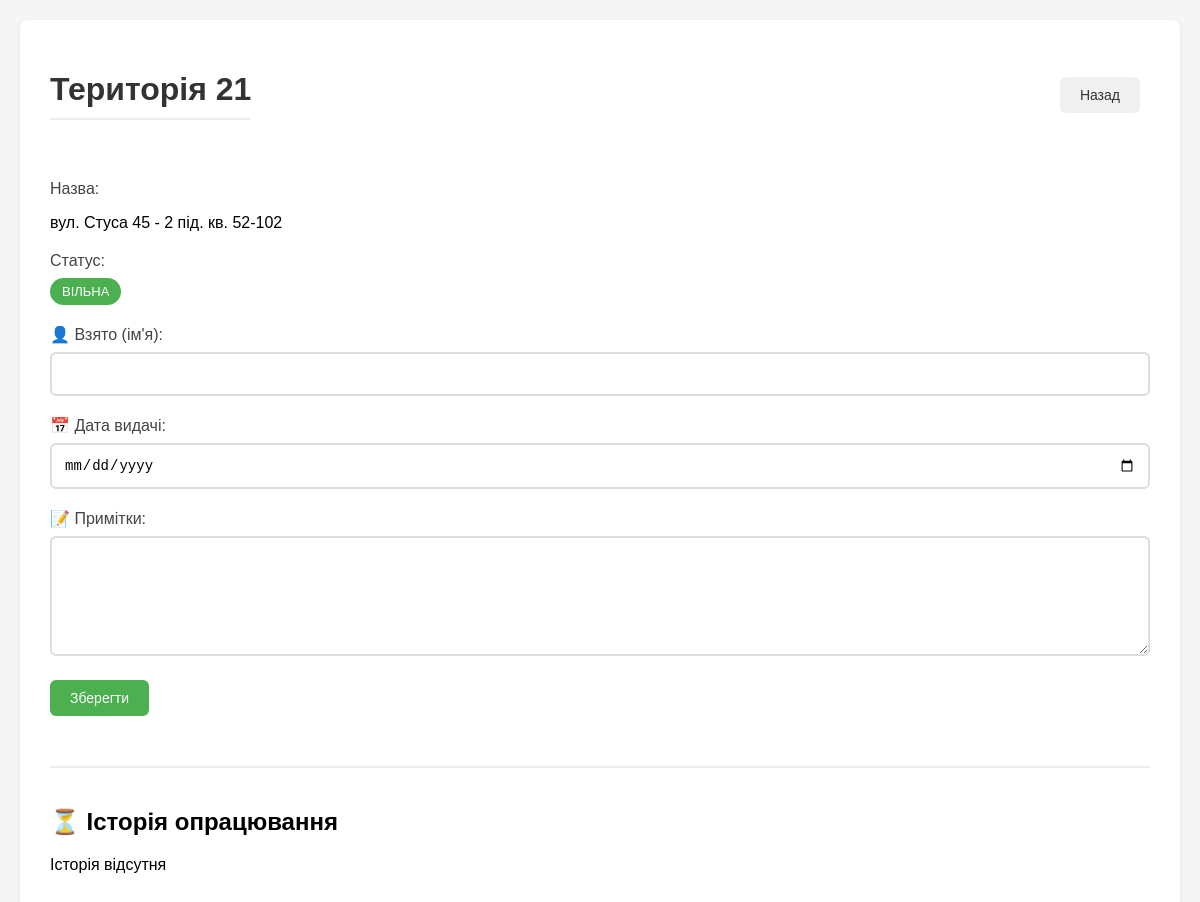
The app's page /update/21 (signed in) with its own data.
### tables this page shows
CREATE TABLE "territories" (
                id INTEGER PRIMARY KEY,
                name TEXT,
                custom_name TEXT,
                status TEXT,
                taken_by TEXT,
                date_taken TEXT,
                date_due TEXT,
                notes TEXT
            );

### app.py (the view, shortened to what this page needs)
@app.route('/update/<territory_id>', methods=['GET', 'POST'])
def update_territory(territory_id):
    if not session.get('logged_in'):
        return redirect(url_for('login'))
    if request.method == 'POST' and session.get('role') != 'admin':
        return "Немає прав для редагування", 403
    try:
        territory_id = int(territory_id)
    except ValueError:
        return "Неправильний формат номера території", 400
    try:
        territory = db.get_territory(territory_id)
        if not territory:
            return "Територію не знайдено", 404
        history = db.get_territory_history(territory_id)
        now = datetime.now()
        return render_template('update.html',
                            territory=territory,
                            history=history,
                            now=now,
                            is_admin=(session.get('role') == 'admin'))
    except Exception as e:
        logger.error(f"Помилка при отриманні даних території {territory_id}: {str(e)}")
        return f"Помилка при отриманні даних території: {str(e)}", 500

### templates/update.html (shortened to what this page needs)
<!DOCTYPE html>
<html lang="uk">
<head>
    <link rel="stylesheet" href="{{ url_for('static', filename='css/style.css') }}">
</head>
<body>
    <div class="container">
        <div class="header-actions">
            <h1>Територія {{ territory['id'] }}</h1>
            <a href="{{ url_for('index') }}" class="btn btn-secondary">Назад</a>
        </div>
        <div class="territory-info-section">
            <div class="form-group">
                <label>Назва:</label>
                <p class="info-text">{{ territory['name'] }}</p>
            </div>
            <div class="form-group">
                <label>Статус:</label>
                <span class="status-label {% if territory['status'] == 'Вільна' %}status-free{% else %}status-taken{% endif %}">
                    {{ territory['status'] }}
                </span>
            </div>
            {% if is_admin %}
            <form method="POST" class="edit-form">
                <div class="form-group">
                    <label for="taken_by">👤 Взято (ім'я):</label>
                    <input type="text" id="taken_by" name="taken_by" value="{{ territory['taken_by'] }}" class="form-control">
                </div>
                <div class="form-group">
                    <label for="date_taken">📅 Дата видачі:</label>
                    <input type="date" id="date_taken" name="date_taken"
                           value="{{ territory['date_taken'].split('.')[2] }}-{{ territory['date_taken'].split('.')[1] }}-{{ territory['date_taken'].split('.')[0] if territory['date_taken'] else '' }}"
                           class="form-control">
                </div>
                <div class="form-group">
                    <label for="notes">📝 Примітки:</label>
                    <textarea id="notes" name="notes" class="form-control">{{ territory['notes'] }}</textarea>
                </div>
                <button type="submit" class="btn btn-primary">Зберегти</button>
            </form>
            {% endif %}
        </div>
        <div class="history-section">
            <div class="history-header">
                <h2>⏳ Історія опрацювання</h2>
            </div>
            {% if history %}
                {% for record in history %}
                <div class="history-item">
                    <p><strong>👤 Взято:</strong> {{ record['taken_by'] }}</p>
                    <p><strong>📅 Дата видачі:</strong> {{ record['date_taken'] }}</p>
                    <p><strong>✅ Фактична дата здачі:</strong> {{ record['date_returned'] }}</p>
                </div>
                {% endfor %}
            {% else %}
                <p class="no-history">Історія відсутня</p>
            {% endif %}
        </div>
    </div>
</body>
</html>

### static/css/style.css (style rules this page uses)
body { font-family: Arial, sans-serif; margin: 0; padding: 20px; background-color: #f5f5f5; }
.container { max-width: 1200px; margin: 0 auto; background: white; padding: 30px; border-radius: 8px; box-shadow: 0 2px 4px rgba(0,0,0,0.1); }
h1 { color: #333; margin-bottom: 30px; padding-bottom: 10px; border-bottom: 2px solid #eee; }
label, h2 { display: flex !important; align-items: center; gap: 8px; }
.btn { display: inline-block; padding: 10px 20px; border: none; border-radius: 6px; cursor: pointer; text-decoration: none; font-size: 14px; font-weight: 500; transition: all 0.2s ease; margin-right: 10px; margin-bottom: 10px; }
.btn-primary { background: #4CAF50; color: white; }
.btn-secondary { background: #f0f0f0; color: #333; }
.form-group { margin-bottom: 20px; }
label { display: block; margin-bottom: 8px; color: #444; font-weight: 500; }
input[type="text"], input[type="date"], textarea { width: 100%; padding: 12px; border: 2px solid #ddd; border-radius: 6px; box-sizing: border-box; font-size: 14px; transition: border-color 0.2s ease; }
textarea { height: 120px; resize: vertical; }
.history-section { margin-top: 40px; padding-top: 20px; border-top: 2px solid #eee; }
.status-label { display: inline-block; padding: 6px 12px; border-radius: 20px; font-size: 13px; font-weight: 500; text-transform: uppercase; }
.status-free { background: #4CAF50; color: white; }
.header-actions { display: flex; justify-content: space-between; align-items: center; margin-bottom: 30px; }

### records on screen
territories: id "21", name "вул. Стуса 45 - 2 під. кв. 52-102", status "ВІЛЬНА"
